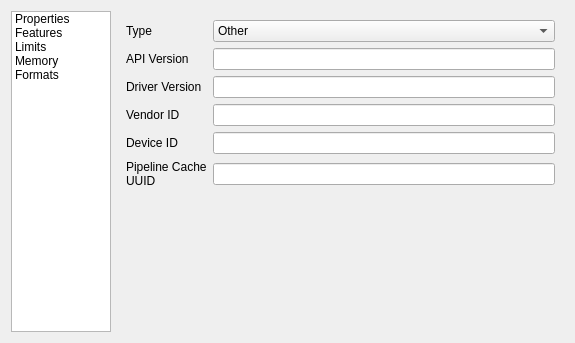
<?xml version="1.0" encoding="UTF-8"?>
<ui version="4.0">
 <class>PhysicalDeviceWidget</class>
 <widget class="QWidget" name="PhysicalDeviceWidget">
  <property name="geometry">
   <rect>
    <x>0</x>
    <y>0</y>
    <width>575</width>
    <height>343</height>
   </rect>
  </property>
  <property name="windowTitle">
   <string>Form</string>
  </property>
  <layout class="QHBoxLayout" name="horizontalLayout">
   <item>
    <widget class="QListWidget" name="listWidget">
     <property name="maximumSize">
      <size>
       <width>100</width>
       <height>16777215</height>
      </size>
     </property>
     <item>
      <property name="text">
       <string>Properties</string>
      </property>
     </item>
     <item>
      <property name="text">
       <string>Features</string>
      </property>
     </item>
     <item>
      <property name="text">
       <string>Limits</string>
      </property>
     </item>
     <item>
      <property name="text">
       <string>Memory</string>
      </property>
     </item>
     <item>
      <property name="text">
       <string>Formats</string>
      </property>
     </item>
    </widget>
   </item>
   <item>
    <widget class="QStackedWidget" name="stackedWidget">
     <property name="currentIndex">
      <number>0</number>
     </property>
     <widget class="QWidget" name="page">
      <layout class="QGridLayout" name="gridLayout">
       <item row="2" column="1">
        <widget class="QLineEdit" name="driverVersion"/>
       </item>
       <item row="3" column="1">
        <widget class="QLineEdit" name="vendorId"/>
       </item>
       <item row="5" column="0">
        <widget class="QLabel" name="label_6">
         <property name="text">
          <string>Pipeline Cache
UUID</string>
         </property>
        </widget>
       </item>
       <item row="4" column="0">
        <widget class="QLabel" name="label_5">
         <property name="text">
          <string>Device ID</string>
         </property>
        </widget>
       </item>
       <item row="0" column="0">
        <widget class="QLabel" name="label">
         <property name="text">
          <string>Type</string>
         </property>
        </widget>
       </item>
       <item row="0" column="1">
        <widget class="QComboBox" name="type">
         <item>
          <property name="text">
           <string>Other</string>
          </property>
         </item>
         <item>
          <property name="text">
           <string>Integrated</string>
          </property>
         </item>
         <item>
          <property name="text">
           <string>Discrete</string>
          </property>
         </item>
         <item>
          <property name="text">
           <string>Virtual GPU</string>
          </property>
         </item>
         <item>
          <property name="text">
           <string>CPU</string>
          </property>
         </item>
        </widget>
       </item>
       <item row="1" column="1">
        <widget class="QLineEdit" name="apiVersion"/>
       </item>
       <item row="3" column="0">
        <widget class="QLabel" name="label_4">
         <property name="text">
          <string>Vendor ID</string>
         </property>
        </widget>
       </item>
       <item row="1" column="0">
        <widget class="QLabel" name="label_2">
         <property name="text">
          <string>API Version</string>
         </property>
        </widget>
       </item>
       <item row="4" column="1">
        <widget class="QLineEdit" name="deviceId"/>
       </item>
       <item row="2" column="0">
        <widget class="QLabel" name="label_3">
         <property name="text">
          <string>Driver Version</string>
         </property>
        </widget>
       </item>
       <item row="5" column="1">
        <widget class="QLineEdit" name="uuid"/>
       </item>
       <item row="6" column="1">
        <spacer name="verticalSpacer">
         <property name="orientation">
          <enum>Qt::Vertical</enum>
         </property>
         <property name="sizeHint" stdset="0">
          <size>
           <width>20</width>
           <height>40</height>
          </size>
         </property>
        </spacer>
       </item>
      </layout>
     </widget>
     <widget class="QWidget" name="page_2"/>
     <widget class="QWidget" name="page_3"/>
     <widget class="QWidget" name="page_4"/>
     <widget class="QWidget" name="page_5"/>
    </widget>
   </item>
  </layout>
 </widget>
 <resources/>
 <connections>
  <connection>
   <sender>listWidget</sender>
   <signal>currentRowChanged(int)</signal>
   <receiver>stackedWidget</receiver>
   <slot>setCurrentIndex(int)</slot>
   <hints>
    <hint type="sourcelabel">
     <x>58</x>
     <y>171</y>
    </hint>
    <hint type="destinationlabel">
     <x>340</x>
     <y>171</y>
    </hint>
   </hints>
  </connection>
 </connections>
</ui>
